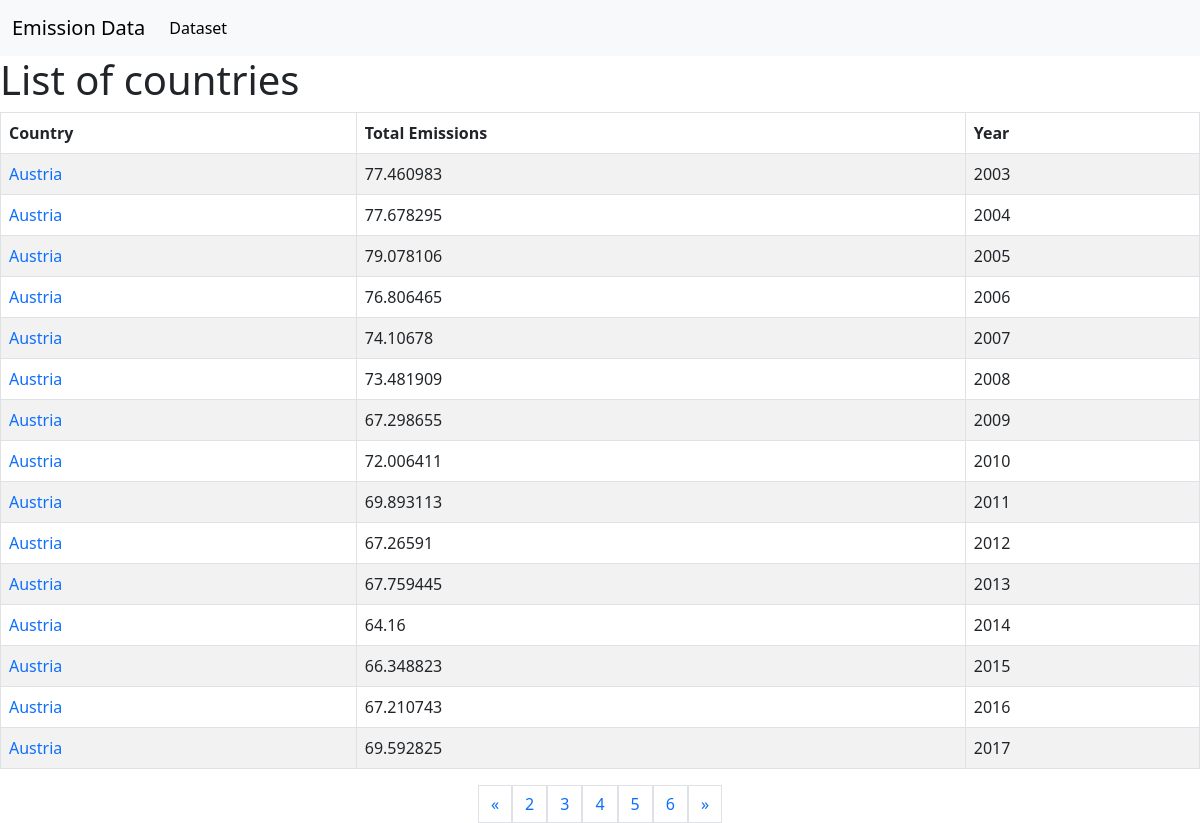
The app's page /emission/?page=4 with its own data.
### emissiondataapp/models.py (models this page shows, shortened)
class Country(models.Model):
    name = models.CharField(max_length=255)

### emissiondataapp/views.py (the view)
# urls.py: path('emission/', CountryListView.as_view(), name='country_list'),
class CountryListView(ListView):
    model = Emission
    template_name = 'country_list.html'
    context_object_name = 'emissions'
    paginate_by = 15 # Set the number of objects to be displayed per page
    def get_queryset(self):
        queryset = Emission.objects.annotate(
            country_name=F('country__name')
        ).values('country_id', 'country_name', 'total_emissions', 'year')
        return queryset
    def get_context_data(self, **kwargs):
        context = super().get_context_data(**kwargs)
        context['emissions'] = context['object_list']
        return context

### emissiondataapp/templates/country_list.html (shortened to what this page needs)
{% extends 'base.html' %}
{% block content %}
  <h1>List of countries</h1>
  <table class="table table-bordered table-striped">
    <thead>
      <tr>
        <th>Country</th>
        <th>Total Emissions</th>
        <th>Year</th>
      </tr>
    </thead>
    <tbody>
      {% for emission in page_obj %}
        <tr>
            <td><a href="{% url 'country_detail' pk=emission.country_id %}">{{ emission.country_name }}</a></td>
            <td>{{ emission.total_emissions }}</td>
            <td>{{ emission.year }}</td>
        </tr>
      {% endfor %}
    </tbody>
  </table>
  <div class="pagination justify-content-center">
    {% if page_obj.has_previous %}
      <a class="page-link" href="?page={{ page_obj.previous_page_number }}">&laquo;</a>
    {% else %}
      <span class="page-link disabled">&laquo;</span>
    {% endif %}
    {% for num in page_obj.paginator.page_range %}
      {% if page_obj.number == num %}
        <span class="page-link">{{ num }}</span>
      {% elif num > page_obj.number|add:'-3' and num < page_obj.number|add:'3' %}
        <a class="page-link" href="?page={{ num }}">{{ num }}</a>
      {% endif %}
    {% endfor %}
    {% if page_obj.has_next %}
      <a class="page-link" href="?page={{ page_obj.next_page_number }}">&raquo;</a>
    {% else %}
      <span class="page-link disabled">&raquo;</span>
    {% endif %}
  </div>
{% endblock %}

### emissiondataapp/templates/country_list.html (style rules this page uses)
a { text-decoration: none; }

### records on screen
Country: country_name "Austria", total_emissions "77.460983", year "2003", total_emissions "77.678295", year "2004", total_emissions "79.078106", year "2005", total_emissions "76.806465", year "2006", total_emissions "74.10678", year "2007", total_emissions "73.481909", year "2008", total_emissions "67.298655", year "2009", total_emissions "72.006411", year "2010", total_emissions "69.893113", year "2011", total_emissions "67.26591", year "2012", total_emissions "67.759445", year "2013", total_emissions "64.16", year "2014", total_emissions "66.348823", year "2015", total_emissions "67.210743", year "2016", total_emissions "69.592825", year "2017"

### other values on screen
{{ num }} "2" "3" "5" "6"
{{ num }} "4"
